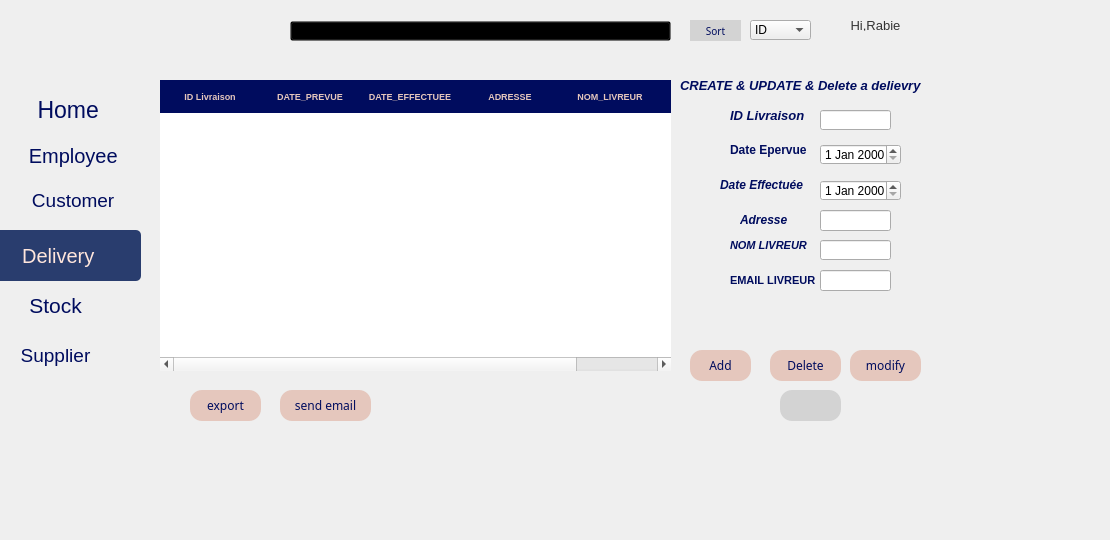
       <widget class="QWidget" name="tab_1">
        <attribute name="title">
         <string>Acceuil-livraison</string>
        </attribute>
        <widget class="QLabel" name="label_15">
         <property name="geometry">
          <rect>
           <x>-30</x>
           <y>-30</y>
           <width>1101</width>
           <height>531</height>
          </rect>
         </property>
         <property name="text">
          <string/>
         </property>
         <property name="pixmap">
          <pixmap>:/pour youssef/bg.png</pixmap>
         </property>
         <property name="scaledContents">
          <bool>true</bool>
         </property>
        </widget>
        <widget class="QPushButton" name="pushButton_9">
         <property name="geometry">
          <rect>
           <x>-10</x>
           <y>90</y>
           <width>150</width>
           <height>40</height>
          </rect>
         </property>
         <property name="styleSheet">
          <string notr="true">QPushButton {
    border: none;                        /* Remove border */
    border-radius: 5px;                  /* Rounded corners */
    padding: 10px 20px;                  /* Padding for button size */
color:#000c5e;
font-size: 23px;
                   /* Font size */
}

QPushButton:hover {
    background-color: rgb(56, 76, 130);  /* Lighter blue on hover */
}

QPushButton:pressed {
    background-color: rgb(31, 46, 84);   /* Even darker blue on press */
}
</string>
         </property>
         <property name="text">
          <string> Home</string>
         </property>
         <property name="icon">
          <iconset>
           <normaloff>:/pour youssef/abri (1).png</normaloff>:/pour youssef/abri (1).png</iconset>
         </property>
         <property name="iconSize">
          <size>
           <width>60</width>
           <height>35</height>
          </size>
         </property>
        </widget>
        <widget class="QPushButton" name="pushButton_10">
         <property name="geometry">
          <rect>
           <x>-10</x>
           <y>130</y>
           <width>161</width>
           <height>51</height>
          </rect>
         </property>
         <property name="minimumSize">
          <size>
           <width>0</width>
           <height>0</height>
          </size>
         </property>
         <property name="styleSheet">
          <string notr="true">QPushButton {
    border: none;                        /* Remove border */
    border-radius: 5px;                  /* Rounded corners */
    padding: 10px 20px;                  /* Padding for button size */
color:#000c5e;
font-size: 20px;
                   /* Font size */
}

QPushButton:hover {
    background-color: rgb(56, 76, 130);  /* Lighter blue on hover */
}

QPushButton:pressed {
    background-color: rgb(31, 46, 84);   /* Even darker blue on press */
}
</string>
         </property>
         <property name="text">
          <string> Employee</string>
         </property>
         <property name="icon">
          <iconset>
           <normaloff>:/pour youssef/employes.png</normaloff>:/pour youssef/employes.png</iconset>
         </property>
         <property name="iconSize">
          <size>
           <width>30</width>
           <height>25</height>
          </size>
         </property>
        </widget>
        <widget class="QPushButton" name="pushButton_13">
         <property name="geometry">
          <rect>
           <x>-10</x>
           <y>180</y>
           <width>161</width>
           <height>41</height>
          </rect>
         </property>
         <property name="styleSheet">
          <string notr="true">QPushButton {
color:#000c5e;
font-size: 19px;
    border: none;                        /* Remove border */
    border-radius: 5px;                  /* Rounded corners */
    padding: 10px 20px;                  /* Padding for button size */
}

QPushButton:hover {
    background-color: rgb(56, 76, 130);  /* Lighter blue on hover */
}

QPushButton:pressed {
    background-color: rgb(31, 46, 84);   /* Even darker blue on press */
}
</string>
         </property>
         <property name="text">
          <string> Customer</string>
         </property>
         <property name="icon">
          <iconset>
           <normaloff>:/pour youssef/contact.png</normaloff>:/pour youssef/contact.png</iconset>
         </property>
         <property name="iconSize">
          <size>
           <width>60</width>
           <height>35</height>
          </size>
         </property>
        </widget>
        <widget class="QPushButton" name="pushButton_15">
         <property name="geometry">
          <rect>
           <x>-30</x>
           <y>280</y>
           <width>171</width>
           <height>51</height>
          </rect>
         </property>
         <property name="styleSheet">
          <string notr="true">QPushButton {
color:#000c5e;
font-size: 21px;
    border: none;                        /* Remove border */
    border-radius: 5px;                  /* Rounded corners */
    padding: 10px 20px;                  /* Padding for button size */
}

QPushButton:hover {
    background-color: rgb(56, 76, 130);  /* Lighter blue on hover */
}

QPushButton:pressed {
    background-color: rgb(31, 46, 84);   /* Even darker blue on press */
}
</string>
         </property>
         <property name="text">
          <string> Stock </string>
         </property>
         <property name="icon">
          <iconset>
           <normaloff>:/pour youssef/logistics-delivery.png</normaloff>:/pour youssef/logistics-delivery.png</iconset>
         </property>
         <property name="iconSize">
          <size>
           <width>60</width>
           <height>40</height>
          </size>
         </property>
        </widget>
        <widget class="QPushButton" name="pushButton_18">
         <property name="geometry">
          <rect>
           <x>-30</x>
           <y>230</y>
           <width>171</width>
           <height>51</height>
          </rect>
         </property>
         <property name="styleSheet">
          <string notr="true">QPushButton {
    background-color: rgb(41, 61, 110);  /* Dark blue color */
           /* White text */
    border: none;                        /* Remove border */
    border-radius: 5px;                  /* Rounded corners */
    padding: 10px 20px;                  /* Padding for button size */
            /* Font size */
color:#ffe6dc;
font-size: 20px;

}

QPushButton:hover {
    background-color: rgb(56, 76, 130);  /* Lighter blue on hover */
}

QPushButton:pressed {
    background-color: rgb(31, 46, 84);   /* Even darker blue on press */
}
</string>
         </property>
         <property name="text">
          <string> Delivery</string>
         </property>
         <property name="icon">
          <iconset>
           <normaloff>:/pour youssef/livraison-rapide (1).png</normaloff>:/pour youssef/livraison-rapide (1).png</iconset>
         </property>
         <property name="iconSize">
          <size>
           <width>60</width>
           <height>35</height>
          </size>
         </property>
        </widget>
        <widget class="QPushButton" name="pushButton_19">
         <property name="geometry">
          <rect>
           <x>-60</x>
           <y>330</y>
           <width>231</width>
           <height>51</height>
          </rect>
         </property>
         <property name="autoFillBackground">
          <bool>false</bool>
         </property>
         <property name="styleSheet">
          <string notr="true">QPushButton {
color:#000c5e;
font-size: 19px;
    border: none;                        /* Remove border */
    border-radius: 5px;                  /* Rounded corners */
    padding: 10px 20px;                  /* Padding for button size */
}

QPushButton:hover {
    background-color: rgb(56, 76, 130);  /* Lighter blue on hover */
}

QPushButton:pressed {
    background-color: rgb(31, 46, 84);   /* Even darker blue on press */
}
</string>
         </property>
         <property name="text">
          <string>Supplier</string>
         </property>
         <property name="icon">
          <iconset>
           <normaloff>:/pour youssef/courrier.png</normaloff>:/pour youssef/courrier.png</iconset>
         </property>
         <property name="iconSize">
          <size>
           <width>60</width>
           <height>40</height>
          </size>
         </property>
        </widget>
        <widget class="QLabel" name="label_16">
         <property name="geometry">
          <rect>
           <x>140</x>
           <y>10</y>
           <width>801</width>
           <height>431</height>
          </rect>
         </property>
         <property name="autoFillBackground">
          <bool>false</bool>
         </property>
         <property name="styleSheet">
          <string notr="true">#boutonTri {
color: #000c5e; /* Default text color */
background-color: #D3D3D3; /* Default background color (light gray) */
border: 0px solid;
border-radius: 12px;
box-sizing: border-box;
transition: background-color 0.3s, transform 0.1s ease; /* Smooth animation for hover and press effects */
}

#boutonTri:hover {
background-color: #BEBEBE; /* Slightly darker gray for hover effect */
color: #000944; /* Slightly darker text color */
cursor: pointer; /* Change cursor to pointer */
}

#boutonTri:pressed {
background-color: #A9A9A9; /* Even darker gray for pressed effect */
color: #000722; /* Darker text color */
transform: scale(0.95); /* Makes the button slightly smaller on press */
}
</string>
         </property>
         <property name="text">
          <string/>
         </property>
         <property name="pixmap">
          <pixmap>:/pour youssef/bgW.png</pixmap>
         </property>
         <property name="scaledContents">
          <bool>true</bool>
         </property>
         <property name="margin">
          <number>0</number>
         </property>
        </widget>
        <widget class="QPushButton" name="pushButton_20">
         <property name="geometry">
          <rect>
           <x>800</x>
           <y>10</y>
           <width>151</width>
           <height>31</height>
          </rect>
         </property>
         <property name="baseSize">
          <size>
           <width>0</width>
           <height>0</height>
          </size>
         </property>
         <property name="font">
          <font>
           <family>Arial</family>
           <pointsize>-1</pointsize>
          </font>
         </property>
         <property name="styleSheet">
          <string notr="true">QPushButton {
  background-color: transparent; /* Transparent background */
  color: #333333; /* Dark text color */
  border: none; /* No border */
  border-radius: 5px; /* Rounded corners */
  padding: 10px 20px; /* Padding inside the button */
  font-size: 13px; /* Font size */
  font-family: Arial, sans-serif; /* Font family */
}

QPushButton:hover {
  background-color: rgba(204, 204, 204, 0.2); /* Light grey tint on hover */
}
</string>
         </property>
         <property name="text">
          <string>Hi,Rabie</string>
         </property>
         <property name="icon">
          <iconset>
           <normaloff>:/pour youssef/picP.png</normaloff>:/pour youssef/picP.png</iconset>
         </property>
         <property name="iconSize">
          <size>
           <width>60</width>
           <height>35</height>
          </size>
         </property>
        </widget>
        <widget class="QLabel" name="label_17">
         <property name="geometry">
          <rect>
           <x>20</x>
           <y>10</y>
           <width>71</width>
           <height>71</height>
          </rect>
         </property>
         <property name="styleSheet">
          <string notr="true">  color: #000000; /* Text color */
  font-size: 14px; /* Font size */
  font-family: Arial, sans-serif; /* Font family */
  padding: 5px; </string>
         </property>
         <property name="text">
          <string/>
         </property>
         <property name="pixmap">
          <pixmap>:/pour youssef/logo.png</pixmap>
         </property>
         <property name="scaledContents">
          <bool>true</bool>
         </property>
         <property name="wordWrap">
          <bool>false</bool>
         </property>
         <property name="margin">
          <number>0</number>
         </property>
        </widget>
        <widget class="QPushButton" name="pushButton_33">
         <property name="geometry">
          <rect>
           <x>-20</x>
           <y>400</y>
           <width>90</width>
           <height>36</height>
          </rect>
         </property>
         <property name="styleSheet">
          <string notr="true">QPushButton {
  color: #333333; /* Dark text color */
    border: none;                        /* Remove border */
    border-radius: 5px;                  /* Rounded corners */
    padding: 10px 20px;                  /* Padding for button size */
    font-size: 12px;                     /* Font size */
}

QPushButton:hover {
    background-color: rgb(56, 76, 130);  /* Lighter blue on hover */
}

QPushButton:pressed {
    background-color: rgb(31, 46, 84);   /* Even darker blue on press */
}
</string>
         </property>
         <property name="text">
          <string/>
         </property>
         <property name="icon">
          <iconset>
           <normaloff>:/pour youssef/deconnexion.png</normaloff>:/pour youssef/deconnexion.png</iconset>
         </property>
         <property name="iconSize">
          <size>
           <width>20</width>
           <height>20</height>
          </size>
         </property>
        </widget>
        <widget class="QLabel" name="label_3">
         <property name="geometry">
          <rect>
           <x>140</x>
           <y>40</y>
           <width>821</width>
           <height>421</height>
          </rect>
         </property>
         <property name="text">
          <string/>
         </property>
         <property name="pixmap">
          <pixmap>:/pour youssef/Sal.png</pixmap>
         </property>
         <property name="scaledContents">
          <bool>true</bool>
         </property>
        </widget>
        <widget class="QPushButton" name="boutonTri">
         <property name="geometry">
          <rect>
           <x>690</x>
           <y>20</y>
           <width>51</width>
           <height>21</height>
          </rect>
         </property>
         <property name="font">
          <font>
           <family>Segoe Print</family>
           <pointsize>-1</pointsize>
          </font>
         </property>
         <property name="styleSheet">
          <string notr="true">#boutonTri {
color: #000c5e; /* Default text color */
font-size: 10px;
background-color: #D3D3D3; /* Default background color (light gray) */
border: 0px solid;
border-radius: 12px;
box-sizing: border-box;
transition: background-color 0.3s, transform 0.1s ease; /* Smooth animation for hover and press effects */
}

#boutonTri:hover {
background-color: #BEBEBE; /* Slightly darker gray for hover effect */
color: #000944; /* Slightly darker text color */
cursor: pointer; /* Change cursor to pointer */
}

#boutonTri:pressed {
background-color: #A9A9A9; /* Even darker gray for pressed effect */
color: #000722; /* Darker text color */
transform: scale(0.95); /* Makes the button slightly smaller on press */
}
</string>
         </property>
         <property name="text">
          <string>Sort</string>
         </property>
         <property name="icon">
          <iconset>
           <normaloff>:/Users/Asus/Downloads/tool.png</normaloff>:/Users/Asus/Downloads/tool.png</iconset>
         </property>
        </widget>
        <widget class="QComboBox" name="comboBox">
         <property name="geometry">
          <rect>
           <x>750</x>
           <y>20</y>
           <width>61</width>
           <height>20</height>
          </rect>
         </property>
         <item>
          <property name="text">
           <string>ID</string>
          </property>
         </item>
         <item>
          <property name="text">
           <string>prevue date</string>
          </property>
         </item>
         <item>
          <property name="text">
           <string>Name</string>
          </property>
         </item>
        </widget>
        <widget class="QLineEdit" name="lineEdit_id">
         <property name="geometry">
          <rect>
           <x>820</x>
           <y>110</y>
           <width>71</width>
           <height>20</height>
          </rect>
         </property>
        </widget>
        <widget class="QLabel" name="label_18">
         <property name="geometry">
          <rect>
           <x>730</x>
           <y>90</y>
           <width>81</width>
           <height>51</height>
          </rect>
         </property>
         <property name="text">
          <string>&lt;html&gt;&lt;head/&gt;&lt;body&gt;&lt;p&gt;&lt;span style=&quot; font-size:10pt; font-weight:700; font-style:italic; color:#000c5e;&quot;&gt;ID Livraison&lt;/span&gt;&lt;/p&gt;&lt;/body&gt;&lt;/html&gt;</string>
         </property>
         <property name="scaledContents">
          <bool>true</bool>
         </property>
        </widget>
        <widget class="QLabel" name="label_24">
         <property name="geometry">
          <rect>
           <x>730</x>
           <y>260</y>
           <width>101</width>
           <height>41</height>
          </rect>
         </property>
         <property name="text">
          <string>&lt;html&gt;&lt;head/&gt;&lt;body&gt;&lt;p&gt;&lt;span style=&quot; font-size:8pt; font-weight:700; color:#000c5e;&quot;&gt;EMAIL LIVREUR&lt;/span&gt;&lt;/p&gt;&lt;/body&gt;&lt;/html&gt;</string>
         </property>
         <property name="scaledContents">
          <bool>true</bool>
         </property>
        </widget>
        <widget class="QLineEdit" name="lineEdit_adresse">
         <property name="geometry">
          <rect>
           <x>820</x>
           <y>210</y>
           <width>71</width>
           <height>21</height>
          </rect>
         </property>
         <property name="text">
          <string/>
         </property>
        </widget>
        <widget class="QPushButton" name="retour">
         <property name="geometry">
          <rect>
           <x>130</x>
           <y>20</y>
           <width>71</width>
           <height>31</height>
          </rect>
         </property>
         <property name="font">
          <font>
           <family>Segoe Print</family>
           <pointsize>-1</pointsize>
          </font>
         </property>
         <property name="styleSheet">
          <string notr="true">QPushButton {
  color: #333333; /* Dark text color */
    border: none;                        /* Remove border */
    border-radius: 5px;                  /* Rounded corners */
    padding: 10px 20px;                  /* Padding for button size */
    font-size: 12px;                     /* Font size */
}

QPushButton:hover {
    background-color: rgb(56, 76, 130);  /* Lighter blue on hover */
}

QPushButton:pressed {
    background-color: rgb(31, 46, 84);   /* Even darker blue on press */
}
</string>
         </property>
         <property name="text">
          <string/>
         </property>
         <property name="icon">
          <iconset>
           <normaloff>:/pour youssef/undo.png</normaloff>:/pour youssef/undo.png</iconset>
         </property>
         <property name="iconSize">
          <size>
           <width>27</width>
           <height>25</height>
          </size>
         </property>
        </widget>
        <widget class="QLabel" name="label_31">
         <property name="geometry">
          <rect>
           <x>740</x>
           <y>190</y>
           <width>61</width>
           <height>61</height>
          </rect>
         </property>
         <property name="text">
          <string>&lt;html&gt;&lt;head/&gt;&lt;body&gt;&lt;p&gt;&lt;span style=&quot; font-weight:700; font-style:italic; color:#000c5e;&quot;&gt;Adresse&lt;/span&gt;&lt;/p&gt;&lt;/body&gt;&lt;/html&gt;</string>
         </property>
         <property name="scaledContents">
          <bool>true</bool>
         </property>
        </widget>
        <widget class="QDateEdit" name="dateEdit_dateprevue">
         <property name="geometry">
          <rect>
           <x>820</x>
           <y>144</y>
           <width>81</width>
           <height>21</height>
          </rect>
         </property>
        </widget>
        <widget class="QPushButton" name="boutonExporterCSV">
         <property name="geometry">
          <rect>
           <x>190</x>
           <y>390</y>
           <width>71</width>
           <height>31</height>
          </rect>
         </property>
         <property name="font">
          <font>
           <family>Segoe Print</family>
          </font>
         </property>
         <property name="styleSheet">
          <string notr="true">color: #000c5e; /* Default text color */
background-color: #e5c7bd; /* Default background color */
border: 0px solid;
border-radius: 12px;
box-sizing: border-box;
transition: background-color 0.3s, transform 0.1s ease; /* Smooth animation for hover and press effects */
</string>
         </property>
         <property name="text">
          <string>export</string>
         </property>
         <property name="icon">
          <iconset>
           <normaloff>:/Users/Asus/Downloads/export.png</normaloff>:/Users/Asus/Downloads/export.png</iconset>
         </property>
        </widget>
        <widget class="QPushButton" name="modifier">
         <property name="geometry">
          <rect>
           <x>850</x>
           <y>350</y>
           <width>71</width>
           <height>31</height>
          </rect>
         </property>
         <property name="font">
          <font>
           <family>Segoe Print</family>
          </font>
         </property>
         <property name="styleSheet">
          <string notr="true">color: #000c5e; /* Default text color */
background-color: #e5c7bd; /* Default background color */
border: 0px solid;
border-radius: 12px;
box-sizing: border-box;
transition: background-color 0.3s, transform 0.1s ease; /* Smooth animation for hover and press effects */
</string>
         </property>
         <property name="text">
          <string>modify</string>
         </property>
         <property name="icon">
          <iconset>
           <normaloff>:/Users/Asus/Downloads/edit-button.png</normaloff>:/Users/Asus/Downloads/edit-button.png</iconset>
         </property>
        </widget>
        <widget class="QLineEdit" name="lineEdit_id2">
         <property name="geometry">
          <rect>
           <x>780</x>
           <y>390</y>
           <width>61</width>
           <height>31</height>
          </rect>
         </property>
         <property name="styleSheet">
          <string notr="true">color: #000c5e; /* Default text color */
background-color: #D3D3D3; /* Default background color (light gray) */
border: 0px solid;
border-radius: 12px;
box-sizing: border-box;
transition: background-color 0.3s, transform 0.1s ease; /* Smooth animation for hover and press effects */
</string>
         </property>
        </widget>
        <widget class="QLabel" name="label_32">
         <property name="geometry">
          <rect>
           <x>720</x>
           <y>160</y>
           <width>91</width>
           <height>51</height>
          </rect>
         </property>
         <property name="text">
          <string>&lt;html&gt;&lt;head/&gt;&lt;body&gt;&lt;p&gt;&lt;span style=&quot; font-weight:700; font-style:italic; color:#000c5e;&quot;&gt;Date Effectuée&lt;/span&gt;&lt;/p&gt;&lt;/body&gt;&lt;/html&gt;</string>
         </property>
         <property name="scaledContents">
          <bool>true</bool>
         </property>
        </widget>
        <widget class="QDateEdit" name="dateEdit_dateeffectuee">
         <property name="geometry">
          <rect>
           <x>820</x>
           <y>180</y>
           <width>81</width>
           <height>21</height>
          </rect>
         </property>
        </widget>
        <widget class="QLineEdit" name="lineEdit_emailLivreur">
         <property name="geometry">
          <rect>
           <x>820</x>
           <y>270</y>
           <width>71</width>
           <height>21</height>
          </rect>
         </property>
         <property name="text">
          <string/>
         </property>
        </widget>
        <widget class="QPushButton" name="supprimer">
         <property name="geometry">
          <rect>
           <x>770</x>
           <y>350</y>
           <width>71</width>
           <height>31</height>
          </rect>
         </property>
         <property name="font">
          <font>
           <family>Segoe Print</family>
          </font>
         </property>
         <property name="styleSheet">
          <string notr="true">color: #000c5e; /* Default text color */
background-color: #e5c7bd; /* Default background color */
border: 0px solid;
border-radius: 12px;
box-sizing: border-box;
transition: background-color 0.3s, transform 0.1s ease; /* Smooth animation for hover and press effects */
</string>
         </property>
         <property name="text">
          <string>Delete</string>
         </property>
         <property name="icon">
          <iconset>
           <normaloff>:/Users/Asus/Downloads/delete.png</normaloff>:/Users/Asus/Downloads/delete.png</iconset>
         </property>
        </widget>
        <widget class="QPushButton" name="pushButton_ajouter">
         <property name="geometry">
          <rect>
           <x>690</x>
           <y>350</y>
           <width>61</width>
           <height>31</height>
          </rect>
         </property>
         <property name="font">
          <font>
           <family>Segoe Print</family>
          </font>
         </property>
         <property name="styleSheet">
          <string notr="true">color: #000c5e; /* Default text color */
background-color: #e5c7bd; /* Default background color */
border: 0px solid;
border-radius: 12px;
box-sizing: border-box;
transition: background-color 0.3s, transform 0.1s ease; /* Smooth animation for hover and press effects */
</string>
         </property>
         <property name="text">
          <string>Add</string>
         </property>
         <property name="icon">
          <iconset>
           <normaloff>:/Users/Asus/Downloads/add.png</normaloff>:/Users/Asus/Downloads/add.png</iconset>
         </property>
        </widget>
        <widget class="QLabel" name="label_33">
         <property name="geometry">
          <rect>
           <x>730</x>
           <y>220</y>
           <width>101</width>
           <height>51</height>
          </rect>
         </property>
         <property name="text">
          <string>&lt;html&gt;&lt;head/&gt;&lt;body&gt;&lt;p&gt;&lt;span style=&quot; font-size:8pt; font-weight:700; font-style:italic; color:#000c5e;&quot;&gt;NOM LIVREUR&lt;/span&gt;&lt;/p&gt;&lt;/body&gt;&lt;/html&gt;</string>
         </property>
         <property name="scaledContents">
          <bool>true</bool>
         </property>
        </widget>
        <widget class="QTableWidget" name="table_livraisons">
         <property name="geometry">
          <rect>
           <x>160</x>
           <y>80</y>
           <width>511</width>
           <height>291</height>
          </rect>
         </property>
         <property name="tabletTracking">
          <bool>false</bool>
         </property>
         <property name="focusPolicy">
          <enum>Qt::FocusPolicy::TabFocus</enum>
         </property>
         <property name="autoFillBackground">
          <bool>false</bool>
         </property>
         <property name="styleSheet">
          <string notr="true">QTableView {
background-color: white;
color: #333333;
border: none;
selection-background-color: #c0e4f7;
}

QTableView::item {
padding: 8px;
}

QTableView::item:selected {
background-color: #eeeeee;
color: black;
font-family: Arial;
}

QHeaderView::section {
background-color: #000c5e ; /* Changed to the new color */
color: #e5c7bd; /* Changed font color */
font-family: Arial;
font-weight: bold;
font-size: 9px;
padding: 8px;
border: none;
}

QTableView::horizontalHeader {
background-color: #000c5e ; /* Changed to the new color */
color: #e5c7bd; /* Changed font color */
padding: 8px; /* Ensures padding is consistent */
}

QTableView::verticalHeader {
background-color: #000c5e ; /* Changed to the new color */
color: #e5c7bd; /* Changed font color */
border: none;
padding: 8px; /* Ensures padding is consistent */
}

QTableView QScrollBar:vertical {
background-color: #ffffff;
width: 10px;
}

QTableView QScrollBar::handle:vertical {
background-color: #eeeeee;
border-radius: 5px;
}

QTableView QScrollBar::add-line:vertical, QTableView QScrollBar::sub-line:vertical {
background-color: #ffffff;
height: 10px;
}

QTableView QScrollBar::add-page:vertical, QTableView QScrollBar::sub-page:vertical {
background-color: #ffffff;
}

QTableView::verticalHeader::section {
border-right: none;
}

/* Adjust the row height and column width for wider lines */
QTableView::item {
min-height: 40px; /* Adjust this value as needed */
}

QTableView::column {
width: 100%; /* Make columns take full width */
}


</string>
         </property>
         <property name="columnCount">
          <number>6</number>
         </property>
         <attribute name="horizontalHeaderCascadingSectionResizes">
          <bool>true</bool>
         </attribute>
         <attribute name="verticalHeaderCascadingSectionResizes">
          <bool>true</bool>
         </attribute>
         <column>
          <property name="text">
           <string>ID Livraison</string>
          </property>
          <property name="font">
           <font>
            <pointsize>8</pointsize>
           </font>
          </property>
         </column>
         <column>
          <property name="text">
           <string>DATE_PREVUE</string>
          </property>
          <property name="font">
           <font>
            <pointsize>7</pointsize>
           </font>
          </property>
         </column>
         <column>
          <property name="text">
           <string>DATE_EFFECTUEE</string>
          </property>
          <property name="font">
           <font>
            <pointsize>7</pointsize>
           </font>
          </property>
         </column>
         <column>
          <property name="text">
           <string>ADRESSE</string>
          </property>
          <property name="font">
           <font>
            <pointsize>6</pointsize>
           </font>
          </property>
         </column>
         <column>
          <property name="text">
           <string>NOM_LIVREUR</string>
          </property>
          <property name="font">
           <font>
            <pointsize>7</pointsize>
           </font>
          </property>
         </column>
         <column>
          <property name="text">
           <string>EMAIL_LIVREUR</string>
          </property>
          <property name="font">
           <font>
            <pointsize>7</pointsize>
           </font>
          </property>
         </column>
        </widget>
        <widget class="QLabel" name="label_34">
         <property name="geometry">
          <rect>
           <x>680</x>
           <y>50</y>
           <width>241</width>
           <height>71</height>
          </rect>
         </property>
         <property name="styleSheet">
          <string notr="true">color: #000c5e; /* Default text color */</string>
         </property>
         <property name="text">
          <string>&lt;html&gt;&lt;head/&gt;&lt;body&gt;&lt;p&gt;&lt;span style=&quot; font-size:10pt; font-weight:700; font-style:italic; color:#000c5e;&quot;&gt;CREATE &amp;amp; UPDATE &amp;amp; Delete a delievry&lt;/span&gt;&lt;/p&gt;&lt;/body&gt;&lt;/html&gt;</string>
         </property>
         <property name="scaledContents">
          <bool>true</bool>
         </property>
        </widget>
        <widget class="QLabel" name="label_35">
         <property name="geometry">
          <rect>
           <x>730</x>
           <y>130</y>
           <width>81</width>
           <height>41</height>
          </rect>
         </property>
         <property name="text">
          <string>&lt;html&gt;&lt;head/&gt;&lt;body&gt;&lt;p&gt;&lt;span style=&quot; font-weight:700; color:#000c5e;&quot;&gt;Date Epervue&lt;/span&gt;&lt;/p&gt;&lt;/body&gt;&lt;/html&gt;</string>
         </property>
         <property name="scaledContents">
          <bool>true</bool>
         </property>
        </widget>
        <widget class="QLineEdit" name="lineEdit_nomLivreur">
         <property name="geometry">
          <rect>
           <x>820</x>
           <y>240</y>
           <width>71</width>
           <height>20</height>
          </rect>
         </property>
         <property name="text">
          <string/>
         </property>
        </widget>
        <widget class="QLabel" name="label_36">
         <property name="geometry">
          <rect>
           <x>220</x>
           <y>21</y>
           <width>461</width>
           <height>20</height>
          </rect>
         </property>
         <property name="text">
          <string/>
         </property>
         <property name="pixmap">
          <pixmap>:/pour youssef/rechsal.png</pixmap>
         </property>
         <property name="scaledContents">
          <bool>true</bool>
         </property>
        </widget>
        <widget class="QPushButton" name="boutonRechercher">
         <property name="geometry">
          <rect>
           <x>290</x>
           <y>21</y>
           <width>381</width>
           <height>20</height>
          </rect>
         </property>
         <property name="font">
          <font>
           <family>Segoe Print</family>
          </font>
         </property>
         <property name="styleSheet">
          <string notr="true">    background-color: transparent; /* Aucun fond */
</string>
         </property>
         <property name="text">
          <string/>
         </property>
        </widget>
        <widget class="QPushButton" name="sendEmailButton">
         <property name="geometry">
          <rect>
           <x>280</x>
           <y>390</y>
           <width>91</width>
           <height>31</height>
          </rect>
         </property>
         <property name="font">
          <font>
           <family>Segoe Print</family>
          </font>
         </property>
         <property name="styleSheet">
          <string notr="true">color: #000c5e; /* Default text color */
background-color: #e5c7bd; /* Default background color */
border: 0px solid;
border-radius: 12px;
box-sizing: border-box;
transition: background-color 0.3s, transform 0.1s ease; /* Smooth animation for hover and press effects */
</string>
         </property>
         <property name="text">
          <string>send email</string>
         </property>
         <property name="icon">
          <iconset>
           <normaloff>:/Users/Asus/Downloads/envelope.png</normaloff>:/Users/Asus/Downloads/envelope.png</iconset>
         </property>
        </widget>
       </widget>
